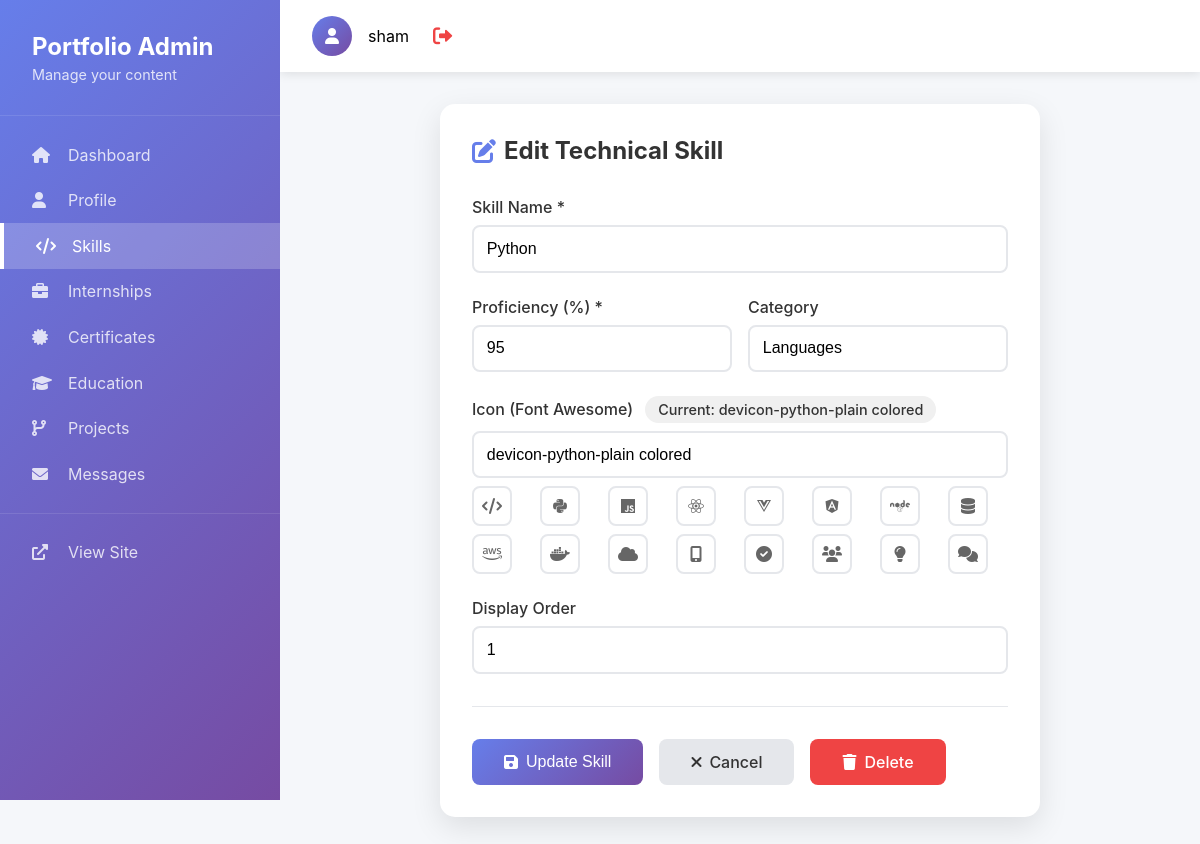
Page /dashboard/skills/edit/22/technical/ (signed in) on the committed database.
### main/models.py (models this page shows, shortened)
class TechnicalSkill(models.Model):
    name = models.CharField(max_length=100)
    proficiency = models.IntegerField(blank=True, help_text="Proficiency percentage (1-100),")
    icon = models.CharField(max_length=50, blank=True, help_text="Font Awesome icon class")
    category = models.CharField(max_length=100, blank=True, help_text="e.g., Frontend, Backend, Database")
    order = models.IntegerField(default=0)
    class Meta:
        ordering = ['order', 'name']
        verbose_name_plural = "Technical Skills"

### main/views.py (the view, shortened to what this page needs)
# urls.py: path('dashboard/skills/edit/<int:skill_id>/<str:skill_type>/', views.skill_edit, name='skill_edit'),
@login_required
def skill_edit(request, skill_id, skill_type):
    if skill_type == 'technical':
        skill = get_object_or_404(TechnicalSkill, id=skill_id)
    else:
        skill = get_object_or_404(SoftSkill, id=skill_id)
    context = {
        'skill': skill,
        'skill_type': skill_type,
    }
    return render(request, 'admin_dashboard/skill_edit.html', context)

### templates/admin_dashboard/skill_edit.html (shortened to what this page needs)
{% extends 'admin_dashboard/base_admin.html' %}
{% block content %}
<div class="form-container">
    <h1 class="form-title">
        <i class="fas fa-edit"></i>
        Edit {{ skill_type|title }} Skill
    </h1>
    <form method="post">
        <div class="form-group">
            <label for="name">Skill Name *</label>
            <input type="text" id="name" name="name" class="form-control" value="{{ skill.name }}" required>
        </div>
        {% if skill_type == 'technical' %}
        <div class="form-row">
            <div class="form-group">
                <label for="proficiency">Proficiency (%) *</label>
                <input type="number" id="proficiency" name="proficiency" class="form-control" min="1" max="100" value="{{ skill.proficiency }}" required>
            </div>
            <div class="form-group">
                <label for="category">Category</label>
                <input type="text" id="category" name="category" class="form-control" value="{{ skill.category }}" placeholder="e.g., Frontend, Backend">
            </div>
        </div>
        {% endif %}
        <div class="form-group">
            <label for="icon">
                Icon (Font Awesome)
                <span class="current-icon"><i class="{{ skill.icon }}"></i> Current: {{ skill.icon }}</span>
            </label>
            <input type="text" id="icon" name="icon" class="form-control" value="{{ skill.icon }}">
            <div class="icon-selector">
                <div class="icon-option {% if skill.icon == 'fas fa-code' %}selected{% endif %}" onclick="selectIcon('fas fa-code')"><i class="fas fa-code"></i></div>
                <div class="icon-option {% if skill.icon == 'fab fa-python' %}selected{% endif %}" onclick="selectIcon('fab fa-python')"><i class="fab fa-python"></i></div>
                <div class="icon-option {% if skill.icon == 'fab fa-js' %}selected{% endif %}" onclick="selectIcon('fab fa-js')"><i class="fab fa-js"></i></div>
                <div class="icon-option {% if skill.icon == 'fab fa-react' %}selected{% endif %}" onclick="selectIcon('fab fa-react')"><i class="fab fa-react"></i></div>
                <div class="icon-option {% if skill.icon == 'fab fa-vuejs' %}selected{% endif %}" onclick="selectIcon('fab fa-vuejs')"><i class="fab fa-vuejs"></i></div>
                <div class="icon-option {% if skill.icon == 'fab fa-angular' %}selected{% endif %}" onclick="selectIcon('fab fa-angular')"><i class="fab fa-angular"></i></div>
                <div class="icon-option {% if skill.icon == 'fab fa-node' %}selected{% endif %}" onclick="selectIcon('fab fa-node')"><i class="fab fa-node"></i></div>
                <div class="icon-option {% if skill.icon == 'fas fa-database' %}selected{% endif %}" onclick="selectIcon('fas fa-database')"><i class="fas fa-database"></i></div>
                <div class="icon-option {% if skill.icon == 'fab fa-aws' %}selected{% endif %}" onclick="selectIcon('fab fa-aws')"><i class="fab fa-aws"></i></div>
                <div class="icon-option {% if skill.icon == 'fab fa-docker' %}selected{% endif %}" onclick="selectIcon('fab fa-docker')"><i class="fab fa-docker"></i></div>
                <div class="icon-option {% if skill.icon == 'fas fa-cloud' %}selected{% endif %}" onclick="selectIcon('fas fa-cloud')"><i class="fas fa-cloud"></i></div>
                <div class="icon-option {% if skill.icon == 'fas fa-mobile-alt' %}selected{% endif %}" onclick="selectIcon('fas fa-mobile-alt')"><i class="fas fa-mobile-alt"></i></div>
                <div class="icon-option {% if skill.icon == 'fas fa-check-circle' %}selected{% endif %}" onclick="selectIcon('fas fa-check-circle')"><i class="fas fa-check-circle"></i></div>
                <div class="icon-option {% if skill.icon == 'fas fa-users' %}selected{% endif %}" onclick="selectIcon('fas fa-users')"><i class="fas fa-users"></i></div>
                <div class="icon-option {% if skill.icon == 'fas fa-lightbulb' %}selected{% endif %}" onclick="selectIcon('fas fa-lightbulb')"><i class="fas fa-lightbulb"></i></div>
                <div class="icon-option {% if skill.icon == 'fas fa-comments' %}selected{% endif %}" onclick="selectIcon('fas fa-comments')"><i class="fas fa-comments"></i></div>
            </div>
        </div>
        <div class="form-group">
            <label for="order">Display Order</label>
            <input type="number" id="order" name="order" class="form-control" value="{{ skill.order }}" min="0">
        </div>
        <div class="form-actions">
            <button type="submit" class="btn btn-primary">
                <i class="fas fa-save"></i> Update Skill
            </button>
            <a href="{% url 'skills_list' %}" class="btn btn-secondary">
                <i class="fas fa-times"></i> Cancel
            </a>
            <a href="{% url 'skill_delete' skill.id skill_type %}" class="btn btn-danger" onclick="return confirm('Are you sure you want to delete this skill?')">
                <i class="fas fa-trash"></i> Delete
            </a>
        </div>
    </form>
</div>
{% endblock %}

### templates/admin_dashboard/base_admin.html (shortened to what this page needs)
<!DOCTYPE html>
<html lang="en">
<head>
    <link rel="stylesheet" href="https://cdnjs.cloudflare.com/ajax/libs/font-awesome/6.0.0/css/all.min.css">
</head>
<body>
    <div class="sidebar" id="sidebar">
        <div class="sidebar-header">
            <h2>Portfolio Admin</h2>
            <p>Manage your content</p>
        </div>
        <div class="sidebar-menu">
            <a href="{% url 'dashboard' %}" class="menu-item {% if request.path == '/dashboard/' %}active{% endif %}">
                <i class="fas fa-home"></i>
                <span>Dashboard</span>
            </a>
            <a href="{% url 'profile_edit' %}" class="menu-item {% if '/profile' in request.path %}active{% endif %}">
                <i class="fas fa-user"></i>
                <span>Profile</span>
            </a>
            <a href="{% url 'skills_list' %}" class="menu-item {% if '/skills' in request.path %}active{% endif %}">
                <i class="fas fa-code"></i>
                <span>Skills</span>
            </a>
            <a href="{% url 'internships_list' %}" class="menu-item {% if '/internships' in request.path %}active{% endif %}">
                <i class="fas fa-briefcase"></i>
                <span>Internships</span>
            </a>
            <a href="{% url 'certificates_list' %}" class="menu-item {% if '/certificates' in request.path %}active{% endif %}">
                <i class="fas fa-certificate"></i>
                <span>Certificates</span>
            </a>
            <a href="{% url 'education_list' %}" class="menu-item {% if '/education' in request.path %}active{% endif %}">
                <i class="fas fa-graduation-cap"></i>
                <span>Education</span>
            </a>
            <a href="{% url 'projects_list' %}" class="menu-item {% if '/projects' in request.path %}active{% endif %}">
                <i class="fas fa-code-branch"></i>
                <span>Projects</span>
            </a>
            <a href="{% url 'messages_list' %}" class="menu-item {% if '/messages' in request.path %}active{% endif %}">
                <i class="fas fa-envelope"></i>
                <span>Messages</span>
            </a>
            <div style="border-top: 1px solid rgba(255,255,255,0.1); margin: 1rem 0;"></div>
            <a href="{% url 'home' %}" target="_blank" class="menu-item">
                <i class="fas fa-external-link-alt"></i>
                <span>View Site</span>
            </a>
        </div>
    </div>
    <div class="main-content">
        <div class="top-bar">
            <div class="user-info">
                <div class="user-avatar">
                    <i class="fas fa-user"></i>
                </div>
                <span>{{ user.username }}</span>
                <a href="{% url 'logout' %}" class="logout-btn" title="Logout">
                    <i class="fas fa-sign-out-alt"></i>
                </a>
            </div>
        </div>
        <div class="content-area">
            {% block content %}{% endblock %}
        </div>
    </div>
</body>
</html>

### templates/admin_dashboard/base_admin.html (style rules this page uses)
* { margin: 0; padding: 0; box-sizing: border-box; }
body { font-family: -apple-system, BlinkMacSystemFont, 'Segoe UI', Roboto, Oxygen, Ubuntu, sans-serif; background: #f5f7fa; display: flex; }
.sidebar { width: 280px; background: linear-gradient(135deg, #667eea 0%, #764ba2 100%); min-height: 100vh; color: white; position: fixed; left: 0; top: 0; overflow-y: auto; transition: all 0.3s ease; z-index: 1000; }
.sidebar-header { padding: 2rem; border-bottom: 1px solid rgba(255, 255, 255, 0.1); }
.sidebar-header h2 { font-size: 1.5rem; margin-bottom: 0.3rem; }
.sidebar-header p { font-size: 0.9rem; opacity: 0.8; }
.sidebar-menu { padding: 1rem 0; }
.menu-item { display: flex; align-items: center; gap: 1rem; padding: 0.8rem 2rem; color: rgba(255, 255, 255, 0.8); text-decoration: none; transition: all 0.3s ease; }
.menu-item.active { background: rgba(255, 255, 255, 0.2); color: white; border-left: 4px solid white; }
.menu-item i { width: 20px; }
.main-content { flex: 1; margin-left: 280px; min-height: 100vh; width: calc(100% - 280px); }
.top-bar { background: white; padding: 1rem 2rem; display: flex; justify-content: space-between; align-items: center; box-shadow: 0 2px 10px rgba(0, 0, 0, 0.1); position: sticky; top: 0; z-index: 100; }
.user-info { display: flex; align-items: center; gap: 1rem; }
.user-avatar { width: 40px; height: 40px; background: linear-gradient(135deg, #667eea, #764ba2); border-radius: 50%; display: flex; align-items: center; justify-content: center; color: white; }
.logout-btn { color: #ef4444; text-decoration: none; font-size: 1.2rem; padding: 0.5rem; border-radius: 8px; transition: all 0.3s ease; }
.content-area { padding: 2rem; }

### templates/admin_dashboard/skill_edit.html (style rules this page uses)
.form-container { max-width: 600px; margin: 0 auto; background: white; border-radius: 15px; padding: 2rem; box-shadow: 0 10px 30px rgba(0, 0, 0, 0.1); animation: slideUp 0.5s ease; }
.form-title { font-size: 1.5rem; color: #333; margin-bottom: 2rem; display: flex; align-items: center; gap: 0.5rem; }
.form-title i { color: #667eea; }
.form-group { margin-bottom: 1.5rem; }
.form-group label { display: block; margin-bottom: 0.5rem; color: #333; font-weight: 500; }
.form-control { width: 100%; padding: 0.8rem; border: 2px solid #e5e7eb; border-radius: 8px; font-size: 1rem; transition: all 0.3s ease; }
.form-row { display: grid; grid-template-columns: 1fr 1fr; gap: 1rem; }
.icon-selector { display: grid; grid-template-columns: repeat(8, 1fr); gap: 0.5rem; margin-top: 0.5rem; }
.icon-option { width: 40px; height: 40px; border: 2px solid #e5e7eb; border-radius: 8px; display: flex; align-items: center; justify-content: center; cursor: pointer; transition: all 0.3s ease; color: #666; }
.current-icon { display: inline-block; margin-left: 0.5rem; padding: 0.3rem 0.8rem; background: #f0f0f0; border-radius: 20px; font-size: 0.9rem; }
.form-actions { display: flex; gap: 1rem; margin-top: 2rem; padding-top: 2rem; border-top: 1px solid #e5e7eb; }
.btn { padding: 0.8rem 2rem; border: none; border-radius: 8px; font-size: 1rem; font-weight: 500; cursor: pointer; transition: all 0.3s ease; text-decoration: none; display: inline-flex; align-items: center; gap: 0.5rem; }
.btn-primary { background: linear-gradient(135deg, #667eea, #764ba2); color: white; }
.btn-secondary { background: #e5e7eb; color: #333; }
.btn-danger { background: #ef4444; color: white; }

### rows in the picture
TechnicalSkill: name "Python", proficiency "95", category "Languages", icon "devicon-python-plain colored", order "1"

### other values in the picture
{{ user.username }} "sham"
{{ skill_type|title }} "Technical"
